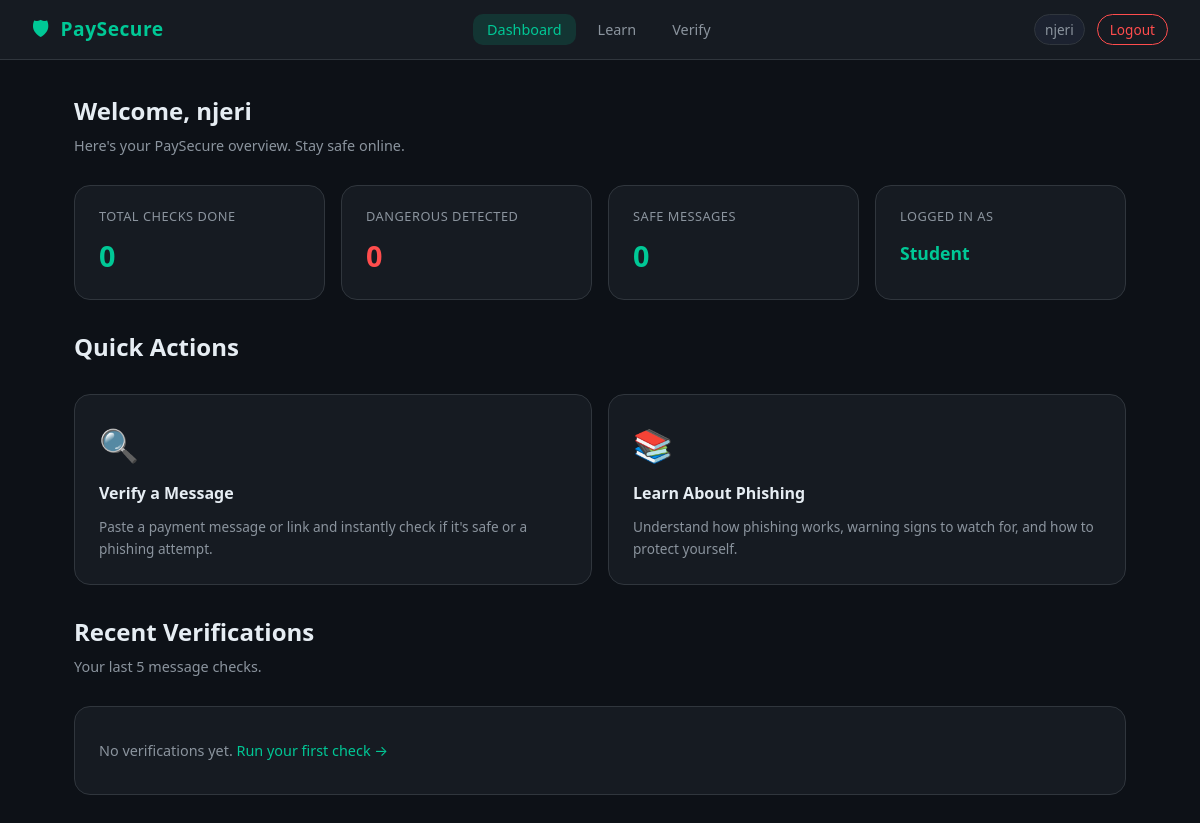
Before: /dashboard (signed in) with the older database file.
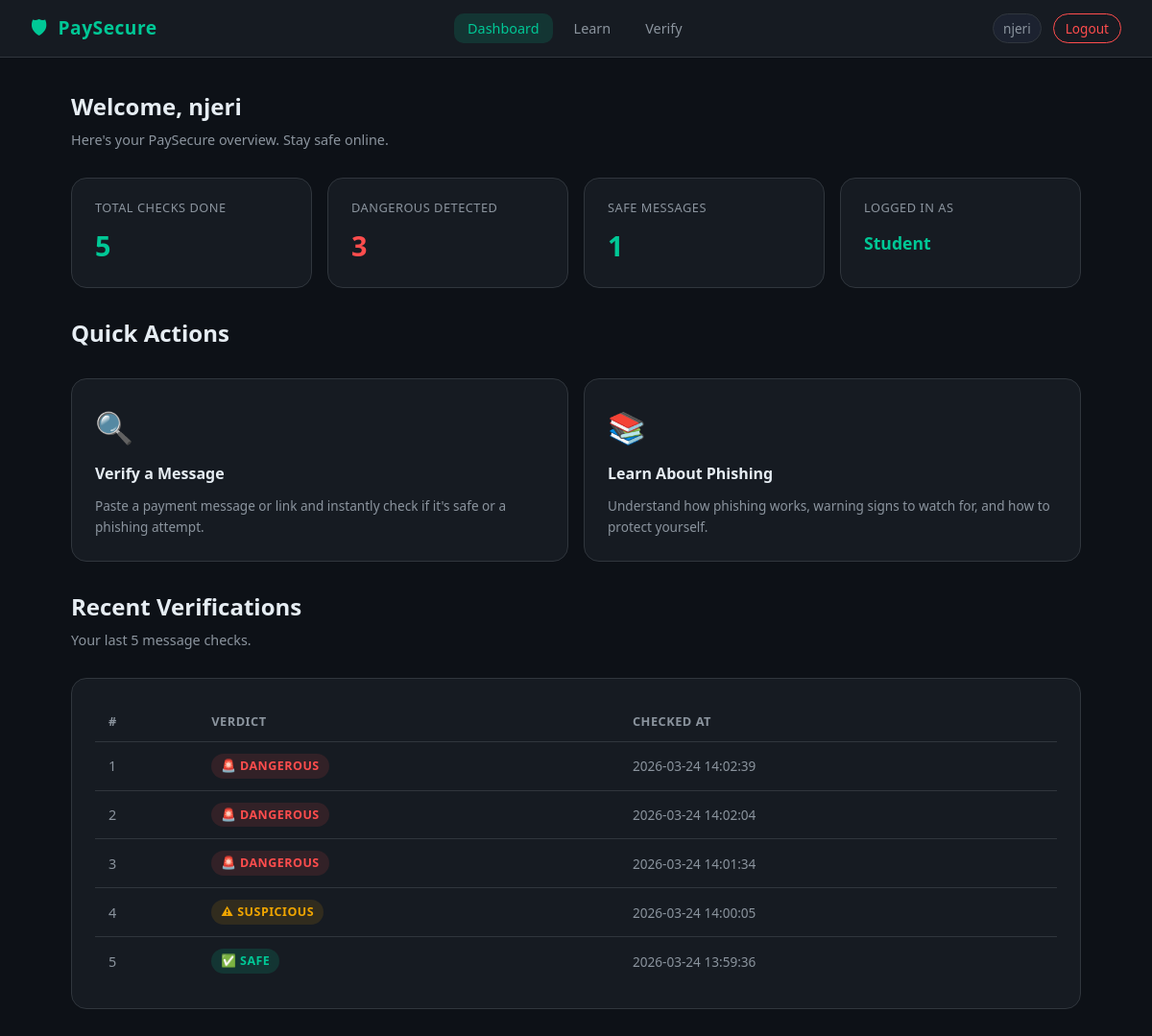
After: the same page with the newer database file.
### tables this page shows
CREATE TABLE verifications (
    id          INTEGER PRIMARY KEY AUTOINCREMENT,
    user_id     INTEGER NOT NULL,
    input_text  TEXT    NOT NULL,   -- the message/link pasted by user
    verdict     TEXT    NOT NULL,   -- 'safe' | 'suspicious' | 'dangerous'
    flags       TEXT,               -- JSON list of triggered warning flags
    checked_at  DATETIME DEFAULT CURRENT_TIMESTAMP,
    FOREIGN KEY (user_id) REFERENCES users(id)
);

### app.py (the view)
@app.route("/dashboard")
@login_required
def dashboard():
    db = get_db()
    recent = db.execute(
        """SELECT verdict, checked_at FROM verifications
           WHERE user_id = ? ORDER BY checked_at DESC LIMIT 5""",
        (session["user_id"],),
    ).fetchall()
    log_activity(session["user_id"], "dashboard_view")
    return render_template("dashboard.html", recent=recent)

### app.py (called while the page is built)
def get_db():
    db = getattr(g, "_database", None)
    if db is None:
        db = g._database = sqlite3.connect(DATABASE)
        db.row_factory = sqlite3.Row   # rows behave like dicts
    return db

def log_activity(user_id, action, detail=None):
    db = get_db()
    ip = request.remote_addr
    db.execute(
        """INSERT INTO activity_logs (user_id, action, detail, ip_address)
           VALUES (?, ?, ?, ?)""",
        (user_id, action, detail, ip),
    )
    db.commit()

def login_required(f):
    @wraps(f)
    def decorated(*args, **kwargs):
        if "user_id" not in session:
            flash("Please log in to access that page.", "warning")
            return redirect(url_for("login"))
        return f(*args, **kwargs)
    return decorated

### templates/dashboard.html (shortened to what this page needs)
{% extends "base.html" %}
{% block main_class %}page-content{% endblock %}
{% block content %}
<div class="page-header">
    <h2> Welcome, {{ session.get('username') }}</h2>
    <p>Here's your PaySecure overview. Stay safe online.</p>
</div>
<div class="stats-grid">
    <div class="stat-card">
        <span class="stat-label">Total Checks Done</span>
        <span class="stat-value">{{ recent | length }}</span>
    </div>
    <div class="stat-card">
        <span class="stat-label">Dangerous Detected</span>
        <span class="stat-value" style="color: var(--red);">
            {{ recent | selectattr('verdict', 'equalto', 'dangerous') | list | length }}
        </span>
    </div>
    <div class="stat-card">
        <span class="stat-label">Safe Messages</span>
        <span class="stat-value" style="color: var(--green);">
            {{ recent | selectattr('verdict', 'equalto', 'safe') | list | length }}
        </span>
    </div>
    <div class="stat-card">
        <span class="stat-label">Logged In As</span>
        <span class="stat-value" style="font-size:1.1rem; padding-top:6px;">
            {{ session.get('role') | capitalize }}
        </span>
    </div>
</div>
<div class="page-header">
    <h2>Quick Actions</h2>
</div>
<div class="quick-actions">
    <a href="{{ url_for('verify') }}" class="action-card">
        <span class="action-icon">🔍</span>
        <h3>Verify a Message</h3>
        <p>Paste a payment message or link and instantly check if it's safe or a phishing attempt.</p>
    </a>
    <a href="{{ url_for('learn') }}" class="action-card">
        <span class="action-icon">📚</span>
        <h3>Learn About Phishing</h3>
        <p>Understand how phishing works, warning signs to watch for, and how to protect yourself.</p>
    </a>
</div>
<div class="page-header" style="margin-top: 12px;">
    <h2>Recent Verifications</h2>
    <p>Your last 5 message checks.</p>
</div>
<div class="card">
    {% if recent %}
    <table class="recent-table">
        <thead>
            <tr>
                <th>#</th>
                <th>Verdict</th>
                <th>Checked At</th>
            </tr>
        </thead>
        <tbody>
            {% for row in recent %}
            <tr>
                <td style="color: var(--text-muted);">{{ loop.index }}</td>
                <td>
                    <span class="badge badge-{{ row['verdict'] }}">
                        {% if row['verdict'] == 'safe' %}✅{% elif row['verdict'] == 'suspicious' %}⚠{% else %}🚨{% endif %}
                        {{ row['verdict'] | capitalize }}
                    </span>
                </td>
                <td style="color: var(--text-muted); font-size: 0.85rem;">{{ row['checked_at'] }}</td>
            </tr>
            {% endfor %}
        </tbody>
    </table>
    {% else %}
    <p style="color: var(--text-muted); font-size: 0.9rem; padding: 8px 0;">
        No verifications yet. <a href="{{ url_for('verify') }}">Run your first check →</a>
    </p>
    {% endif %}
</div>
{% endblock %}

Changed rows visible on the page:
added verifications: verdict "DANGEROUS", checked_at "2026-03-24 14:02:39"
added verifications: verdict "DANGEROUS", checked_at "2026-03-24 14:02:04"
added verifications: verdict "DANGEROUS", checked_at "2026-03-24 14:01:34"
added verifications: verdict "SUSPICIOUS", checked_at "2026-03-24 14:00:05"
added verifications: verdict "SAFE", checked_at "2026-03-24 13:59:36"
Other visible differences:
{{ recent | length }}: "0" → "5"
{{ recent | selectattr('verdict', 'equalto', 'dangerous') | list | length }}: "0" → "3"
{{ recent | selectattr('verdict', 'equalto', 'safe') | list | length }}: "0" → "1"
text no longer shown: "No verifications yet. Run your first check →"
text now shown: "# VERDICT CHECKED AT"
